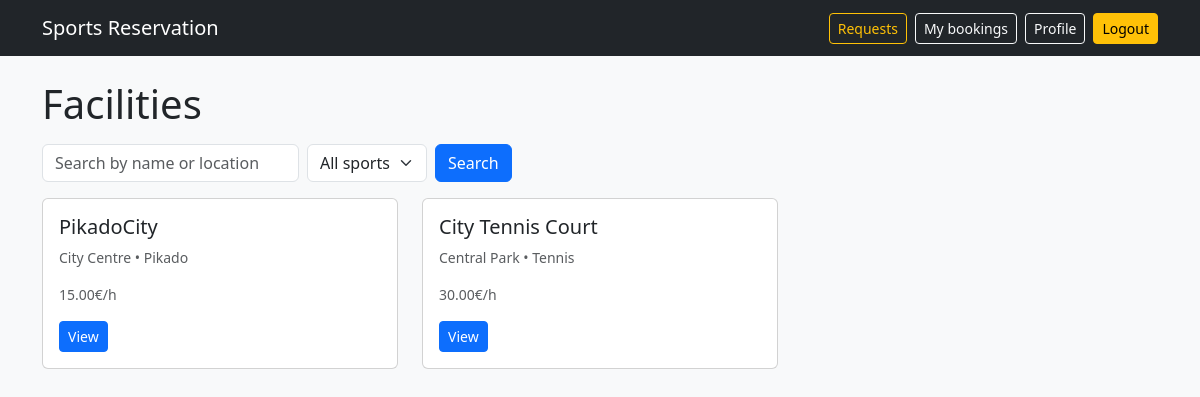
The app's page / (signed in) with its own data.
### images/models.py (models this page shows, shortened)
class Facility(models.Model):
    SPORT_CHOICES = [
        ("tennis", "Tennis"),
        ("football", "Football"),
        ("basketball", "Basketball"),
        ("swimming", "Swimming"),
        ("gym", "Gym"),
    ]
    owner = models.ForeignKey(
        settings.AUTH_USER_MODEL,
        on_delete=models.CASCADE,
        related_name="owned_facilities",
        null=True,
        blank=True,
    )
    name = models.CharField(max_length=120, unique=True)
    sport_text = models.CharField(max_length=60, blank=True, db_index=True)
    sport_type = models.CharField(
        max_length=30,
        choices=SPORT_CHOICES,
        blank=True,
        null=True,
    )
    location = models.CharField(max_length=200)
    description = models.TextField(blank=True)
    image = models.ImageField(upload_to="facility_images/", blank=True, null=True)
    slot_length_minutes = models.PositiveIntegerField(default=60)
    open_time = models.TimeField(default=dtime(8, 0))
    close_time = models.TimeField(default=dtime(22, 0))
    base_price = models.DecimalField(max_digits=8, decimal_places=2, default=0)

class Court(models.Model):
    facility = models.ForeignKey(Facility, on_delete=models.CASCADE, related_name="courts")
    name = models.CharField(max_length=50)
    is_active = models.BooleanField(default=True)
    sport = models.ForeignKey(Sport, on_delete=models.SET_NULL, null=True, blank=True, related_name="courts")
    class Meta:
        unique_together = ("facility", "name")
        ordering = ["facility__name", "name"]

class Sport(models.Model):
    name = models.CharField(max_length=50, unique=True)
    class Meta:
        ordering = ["name"]

### images/views.py (the view)
# urls.py: path("", views.home, name="facilities_list"),
def home(request):
    q = request.GET.get("q", "") or ""
    sport = request.GET.get("sport", "") or ""
    facilities = Facility.objects.all()
    if q:
        facilities = facilities.filter(Q(name__icontains=q) | Q(location__icontains=q))
    typed_sports_qs = (
        Facility.objects.exclude(sport_text="")
        .values_list("sport_text", flat=True)
        .distinct()
    )
    court_sports_qs = (
        Court.objects.filter(sport__isnull=False)
        .values_list("sport__name", flat=True)
        .distinct()
    )
    seen, SPORT_OPTIONS = set(), []
    for name in list(typed_sports_qs) + list(court_sports_qs):
        if not name:
            continue
        k = name.casefold()
        if k not in seen:
            seen.add(k)
            SPORT_OPTIONS.append(name)
    SPORT_OPTIONS.sort(key=str.casefold)
    if sport:
        facilities = facilities.filter(
            Q(sport_text__iexact=sport) | Q(courts__sport__name__iexact=sport)
        ).distinct()
    return render(
        request,
        "facilities/list.html",
        {"facilities": facilities, "q": q, "sport": sport, "SPORT_OPTIONS": SPORT_OPTIONS},
    )

### images/templates/facilities/list.html (shortened to what this page needs)
{% extends "base.html" %}
{% block content %}
    <h1 class="mb-3">Facilities</h1>
    <form class="row gy-2 gx-2 align-items-center mb-3">
        <div class="col-auto">
            <input type="text" class="form-control" name="q" value="{{ q }}" placeholder="Search by name or location">
        </div>
        <div class="col-auto">
            <select name="sport" class="form-select">
                <option value="">All sports</option>
            </select>
        </div>
        <div class="col-auto">
            <button class="btn btn-primary">Search</button>
        </div>
    </form>
    <div class="row">
        {% for f in facilities %}
            <div class="col-md-4 mb-3">
                <div class="card h-100">
                    <div class="card-body">
                        <h5 class="card-title">{{ f.name }}</h5>
                        <p class="small text-muted">
                            {{ f.location }}
                            {% with c=f.courts.all|first %}
                                {% if c and c.sport %}
                                    • {{ c.sport.name }}
                                {% elif f.get_sport_type_display %}
                                    • {{ f.get_sport_type_display }}
                                {% endif %}
                            {% endwith %}
                        </p>
                        {% if f.base_price %}
                            <p class="small text-muted"> {{ f.base_price|floatformat:2 }}€/h</p>
                        {% endif %}
                        <a class="btn btn-sm btn-primary" href="{% url 'images:facility_detail' f.id %}">View</a>
                    </div>
                </div>
            </div>
        {% empty %}
            <p>No facilities found.</p>
        {% endfor %}
    </div>
{% endblock %}

### records on screen
Facility: name "PikadoCity", location "City Centre", courts.sport.name "Pikado", base_price "15.00"
Facility: name "City Tennis Court", location "Central Park", courts.sport.name "Tennis", base_price "30.00"
